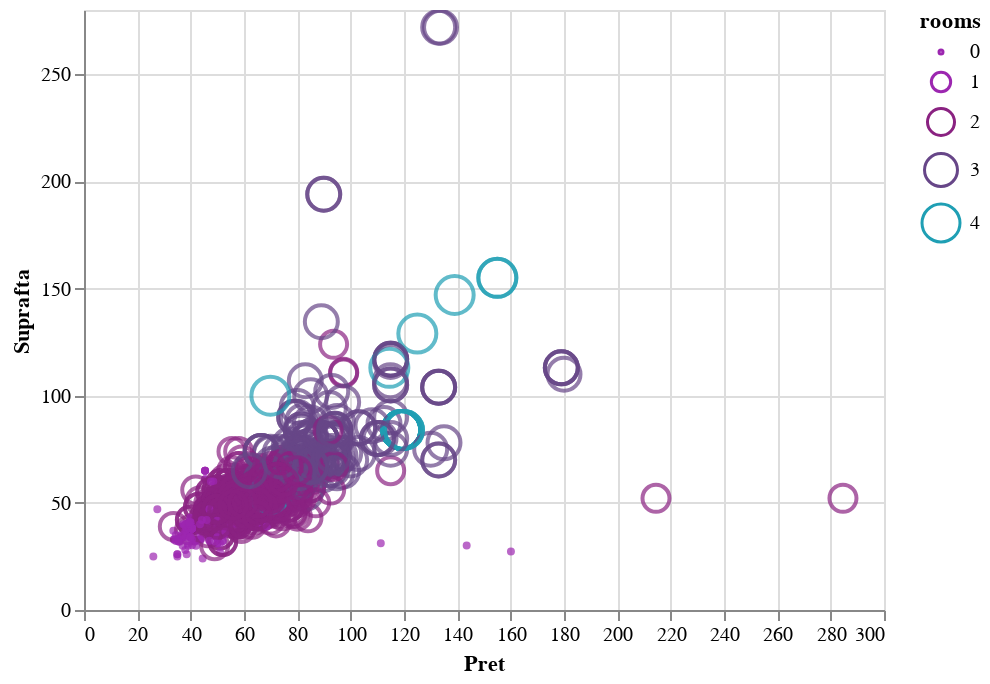

Notebook code for this chart:
### Code cell
from matplotlib.pyplot import title

alt.Chart(source).mark_point().encode(
    y=alt.Y('areaRaw:Q' ,axis=alt.Axis(title='Suprafta')),
    x=alt.X('price:Q', axis=alt.Axis( title='Pret')),
    size= 'rooms:Q',
    color= alt.Color('rooms:Q',scale = alt.Scale(range = ['FF3333','#9C27B0','#70235B','#1f9fb4'])),
    tooltip= [alt.Tooltip(field ='price', title = 'Pret', type ='quantitative'),
              alt.Tooltip(field ='floor', title = 'Etaj', type = 'quantitative'),
              alt.Tooltip(field ='eur/mp', title = 'Eur/mp', type = 'quantitative'),
              alt.Tooltip(field ='rooms', title = 'Nr_camere', type = 'quantitative'),
              alt.Tooltip(field ='areaRaw', title = 'Suprafata', type = 'quantitative'),
              alt.Tooltip(field = 'location', title = 'Locatie', type = 'nominal')
             ] 
).interactive()

### Figure 1 — Vega-Lite specification as saved in the notebook (floating-point values rounded to 4 significant figures; data arrays with more than 128 entries replaced by an {"elided": "..."} marker saying what was removed)
{"$schema": "https://vega.github.io/schema/vega-lite/v4.17.0.json", "config": {"view": {"continuousHeight": 300, "continuousWidth": 400}}, "data": {"name": "data-51383cb6bda49d8f4fb8dd6ede137e81"}, "datasets": {"data-51383cb6bda49d8f4fb8dd6ede137e81": {"elided": "855 records"}}, "encoding": {"color": {"field": "rooms", "scale": {"range": ["FF3333", "#9C27B0", "#70235B", "#1f9fb4"]}, "type": "quantitative"}, "size": {"field": "rooms", "type": "quantitative"}, "tooltip": [{"field": "price", "title": "Pret", "type": "quantitative"}, {"field": "floor", "title": "Etaj", "type": "quantitative"}, {"field": "eur/mp", "title": "Eur/mp", "type": "quantitative"}, {"field": "rooms", "title": "Nr_camere", "type": "quantitative"}, {"field": "areaRaw", "title": "Suprafata", "type": "quantitative"}, {"field": "location", "title": "Locatie", "type": "nominal"}], "x": {"axis": {"title": "Pret"}, "field": "price", "type": "quantitative"}, "y": {"axis": {"title": "Suprafta"}, "field": "areaRaw", "type": "quantitative"}}, "mark": "point", "selection": {"selector088": {"bind": "scales", "encodings": ["x", "y"], "type": "interval"}}}
